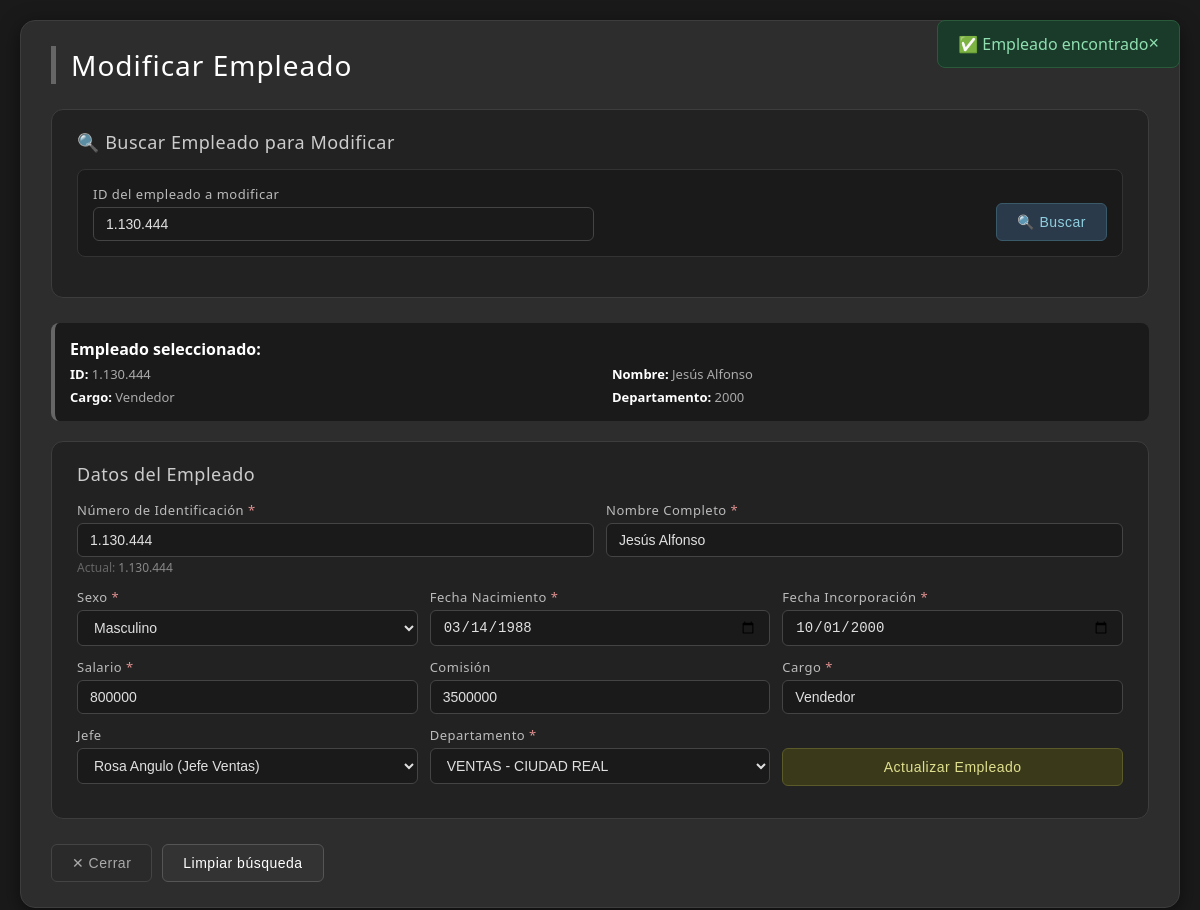
/modificar.php?id=1.130.444, run on the app's committed database.
### tables this page shows
CREATE TABLE `empleados` (
  `nDIEmp` varchar(12) NOT NULL,
  `nomEmp` varchar(30) NOT NULL,
  `sexEmp` char(1) NOT NULL,
  `fecNac` date NOT NULL,
  `fecIncorporacion` date NOT NULL,
  `salEmp` float NOT NULL,
  `comisionE` float NOT NULL,
  `cargoE` varchar(15) NOT NULL,
  `jefeID` varchar(12) DEFAULT NULL,
  `codDepto` varchar(4) NOT NULL,
  PRIMARY KEY (`nDIEmp`),
  KEY `FK_Empl` (`jefeID`),
  KEY `FK_Dpto` (`codDepto`),
  CONSTRAINT `FK_Dpto` FOREIGN KEY (`codDepto`) REFERENCES `departamentos` (`codDepto`),
  CONSTRAINT `FK_Empl` FOREIGN KEY (`jefeID`) REFERENCES `empleados` (`nDIEmp`)
);

CREATE TABLE `departamentos` (
  `codDepto` varchar(4) NOT NULL,
  `nombreDpto` varchar(20) NOT NULL,
  `ciudad` varchar(15) DEFAULT NULL,
  `codDirector` varchar(12) DEFAULT NULL,
  PRIMARY KEY (`codDepto`),
  KEY `FK_EmpDir` (`codDirector`),
  CONSTRAINT `FK_EmpDir` FOREIGN KEY (`codDirector`) REFERENCES `empleadoss` (`jefeID`)
);

### modificar.php (the view, shortened to what this page needs)
<?php
include 'config.php';
$mensaje = '';
$tipo_mensaje = '';
$empleado_seleccionado = null;
$departamentos = [];
$jefes = [];
try {
    $result_deptos = $conn->query("SELECT codDepto, nombreDpto, ciudad FROM departamentos ORDER BY nombreDpto, ciudad");
    while ($row = $result_deptos->fetch_assoc()) {
        $departamentos[] = $row;
    }
    $result_jefes = $conn->query("SELECT nDIEmp, nomEmp, cargoE FROM empleados ORDER BY nomEmp");
    while ($row = $result_jefes->fetch_assoc()) {
        $jefes[] = $row;
    }
} catch (Exception $e) {
    $mensaje = "Error al cargar datos: " . $e->getMessage();
    $tipo_mensaje = "error";
}
if (isset($_GET['id']) && !empty($_GET['id'])) {
    $id = $_GET['id'];
    $result = $conn->query("SELECT * FROM empleados WHERE nDIEmp = '$id'");
    if ($result && $result->num_rows > 0) {
        $empleado_seleccionado = $result->fetch_assoc();
        $mensaje = "✅ Empleado encontrado";
        $tipo_mensaje = 'exito';
    } else {
        $mensaje = "❌ No se encontró ningún empleado con el ID: " . htmlspecialchars($id);
        $tipo_mensaje = 'error';
    }
}
?>
<!DOCTYPE html>
<html lang="es">
<head>
    <link rel="stylesheet" href="styles.css">
</head>
<body>
    <div class="container">
        <h1>Modificar Empleado</h1>
        <?php if ($mensaje): ?>
            <div class="mensaje <?php echo $tipo_mensaje; ?> mensaje-flotante" id="mensajeFlotante">
                <?php echo $mensaje; ?>
                <button onclick="this.parentElement.remove()" style="float:right;background:none;border:none;color:inherit;cursor:pointer;font-size:18px;">×</button>
            </div>
        <?php endif; ?>
        <div class="form-section">
            <h2>🔍 Buscar Empleado para Modificar</h2>
            <form method="GET" action="modificar.php" class="form-crud">
                <div class="form-row form-busqueda">
                    <div class="form-group">
                        <label for="buscar_id">ID del empleado a modificar</label>
                        <input type="text" id="buscar_id" name="id"
                               placeholder="Ej: 31.840.269"
                               value="<?php echo isset($_GET['id']) ? htmlspecialchars($_GET['id']) : ''; ?>">
                    </div>
                    <div class="form-group" style="justify-content: flex-end;">
                        <button type="submit" class="btn btn-buscar">🔍 Buscar</button>
                    </div>
                </div>
            </form>
        </div>
        <?php if ($empleado_seleccionado): ?>
            <div class="empleado-info">
                <strong> Empleado seleccionado:</strong>
                <div class="info-row">
                    <span><strong>ID:</strong> <?php echo htmlspecialchars($empleado_seleccionado['nDIEmp']); ?></span>
                    <span><strong>Nombre:</strong> <?php echo htmlspecialchars($empleado_seleccionado['nomEmp']); ?></span>
                    <span><strong>Cargo:</strong> <?php echo htmlspecialchars($empleado_seleccionado['cargoE']); ?></span>
                    <span><strong>Departamento:</strong> <?php echo htmlspecialchars($empleado_seleccionado['codDepto']); ?></span>
                </div>
            </div>
            <div class="form-section">
                <h2> Datos del Empleado</h2>
                <form method="POST" action="modificar.php" class="form-crud" id="formModificar">
                    <div class="form-row">
                        <div class="form-group">
                            <label for="ndiemp" class="requerido">Número de Identificación</label>
                            <input type="text" id="ndiemp" name="ndiemp"
                                   value="<?php echo htmlspecialchars($empleado_seleccionado['nDIEmp']); ?>" required
                                   pattern="[0-9.]+" title="Solo números y puntos">
                            <div class="campo-actual">Actual: <span><?php echo htmlspecialchars($empleado_seleccionado['nDIEmp']); ?></span></div>
                        </div>
                        <div class="form-group">
                            <label for="nomemp" class="requerido">Nombre Completo</label>
                            <input type="text" id="nomemp" name="nomemp"
                                   value="<?php echo htmlspecialchars($empleado_seleccionado['nomEmp']); ?>" required>
                        </div>
                    </div>
                    <div class="form-row">
                        <div class="form-group">
                            <label for="sexemp" class="requerido">Sexo</label>
                            <select id="sexemp" name="sexemp" required>
                                <option value="M" <?php echo $empleado_seleccionado['sexEmp'] == 'M' ? 'selected' : ''; ?>>Masculino</option>
                            </select>
                        </div>
                        <div class="form-group">
                            <label for="fecnac" class="requerido">Fecha Nacimiento</label>
                            <input type="date" id="fecnac" name="fecnac"
                                   value="<?php echo htmlspecialchars($empleado_seleccionado['fecNac']); ?>" required>
                        </div>
                        <div class="form-group">
                            <label for="fecincorporacion" class="requerido">Fecha Incorporación</label>
                            <input type="date" id="fecincorporacion" name="fecincorporacion"
                                   value="<?php echo htmlspecialchars($empleado_seleccionado['fecIncorporacion']); ?>" required>
                        </div>
                    </div>
                    <div class="form-row">
                        <div class="form-group">
                            <label for="salemp" class="requerido">Salario</label>
                            <input type="number" step="0.01" id="salemp" name="salemp"
                                   value="<?php echo htmlspecialchars($empleado_seleccionado['salEmp']); ?>" required min="0">
                        </div>
                        <div class="form-group">
                            <label for="comisione">Comisión</label>
                            <input type="number" step="0.01" id="comisione" name="comisione"
                                   value="<?php echo htmlspecialchars($empleado_seleccionado['comisionE']); ?>" min="0">
                        </div>
                        <div class="form-group">
                            <label for="cargoe" class="requerido">Cargo</label>
                            <input type="text" id="cargoe" name="cargoe"
                                   value="<?php echo htmlspecialchars($empleado_seleccionado['cargoE']); ?>" required>
                        </div>
                    </div>
                    <div class="form-row">
                        <div class="form-group">
                            <label for="jefeid">Jefe</label>
                            <select id="jefeid" name="jefeid">
                                <?php foreach ($jefes as $jefe): ?>
                                    <?php if ($jefe['nDIEmp'] != $empleado_seleccionado['nDIEmp']): ?>
                                        <option value="<?php echo htmlspecialchars($jefe['nDIEmp']); ?>"
                                            <?php echo $empleado_seleccionado['jefeID'] == $jefe['nDIEmp'] ? 'selected' : ''; ?>>
                                            <?php echo htmlspecialchars($jefe['nomEmp'] . ' (' . $jefe['cargoE'] . ')'); ?>
                                        </option>
                                    <?php endif; ?>
                                <?php endforeach; ?>
                            </select>
                        </div>
                        <div class="form-group">
                            <label for="coddepto" class="requerido">Departamento</label>
                            <select id="coddepto" name="coddepto" required>
                                <?php foreach ($departamentos as $depto): ?>
                                    <option value="<?php echo htmlspecialchars($depto['codDepto']); ?>"
                                        <?php echo $empleado_seleccionado['codDepto'] == $depto['codDepto'] ? 'selected' : ''; ?>>
                                        <?php echo htmlspecialchars($depto['nombreDpto'] . ' - ' . $depto['ciudad']); ?>
                                    </option>
                                <?php endforeach; ?>
                            </select>
                        </div>
                        <div class="form-group">
                            <label>&nbsp;</label>
                            <div style="display:flex;gap:10px;align-items:center;height:38px;">
                                <button type="submit" class="btn btn-warning" style="flex:1;">
                                     Actualizar Empleado
                                </button>
                            </div>
                        </div>
                    </div>
                </form>
            </div>
        <?php elseif (isset($_GET['id']) && !empty($_GET['id'])): ?>
        <?php endif; ?>
        <div style="margin-top:20px;display:flex;gap:10px;flex-wrap:wrap;">
            <button onclick="window.close()" class="btn btn-secondary">✕ Cerrar</button>
            <button onclick="window.location.href='modificar.php'" class="btn btn-primary"> Limpiar búsqueda</button>
        </div>
    </div>
</body>
</html>

### styles.css (style rules this page uses)
* { margin: 0; padding: 0; box-sizing: border-box; }
body { font-family: 'Segoe UI', Tahoma, Geneva, Verdana, sans-serif; background: #1a1a1a; padding: 20px; color: #e0e0e0; }
.container { max-width: 1400px; margin: 0 auto; background: #2d2d2d; border-radius: 15px; padding: 25px 30px; box-shadow: 0 5px 20px rgba(0,0,0,0.5); border: 1px solid #3d3d3d; }
h1 { color: #ffffff; border-left: 5px solid #666666; padding-left: 15px; margin-bottom: 25px; font-size: 28px; font-weight: 300; letter-spacing: 1px; }
h2 { font-size: 18px; color: #cccccc; margin-bottom: 15px; font-weight: 300; letter-spacing: 0.5px; }
.mensaje { padding: 12px 20px; border-radius: 8px; margin-bottom: 20px; font-weight: 500; }
.mensaje.exito { background: #1a3a2a; color: #8fdfb0; border: 1px solid #2a5a3a; }
.btn { padding: 10px 20px; border: 1px solid #444444; border-radius: 6px; font-size: 14px; font-weight: 500; cursor: pointer; transition: all 0.3s ease; text-decoration: none; display: inline-block; background: transparent; color: #e0e0e0; letter-spacing: 0.5px; }
.btn-primary { background: #333333; color: #ffffff; border-color: #555555; }
.btn-warning { background: #3a3a1a; color: #dfdf8f; border-color: #5a5a2a; }
.btn-secondary { background: #2a2a2a; color: #aaaaaa; border-color: #444444; }
.form-section { background: #222222; padding: 20px 25px; border-radius: 12px; margin-bottom: 25px; border: 1px solid #3d3d3d; }
.form-crud { width: 100%; }
.form-row { display: grid; grid-template-columns: repeat(auto-fit, minmax(200px, 1fr)); gap: 12px; margin-bottom: 12px; }
.form-group { display: flex; flex-direction: column; }
.form-group label { font-size: 13px; font-weight: 500; color: #bbbbbb; margin-bottom: 4px; letter-spacing: 0.5px; }
.form-group input, .form-group select { padding: 8px 12px; border: 1px solid #444444; border-radius: 6px; font-size: 14px; background: #1a1a1a; color: #e0e0e0; transition: all 0.3s ease; }

### modificar.php (style rules this page uses)
.form-busqueda { margin-bottom: 20px; padding: 15px; background: #1a1a1a; border-radius: 8px; border: 1px solid #333; }
.empleado-info { background: #1a1a1a; padding: 15px; border-radius: 8px; margin-bottom: 20px; border-left: 4px solid #666; }
.empleado-info strong { color: #fff; }
.empleado-info .info-row { display: grid; grid-template-columns: 1fr 1fr; gap: 5px 20px; margin-top: 5px; }
.empleado-info .info-row span { color: #aaa; font-size: 13px; }
.btn-buscar { background: #2a3a4a; color: #8fcfdf; border-color: #3a5a6a; height: 38px; align-self: end; }
.mensaje-flotante { position: fixed; top: 20px; right: 20px; z-index: 9999; max-width: 400px; animation: slideIn 0.3s ease; }
.campo-actual { font-size: 12px; color: #666; margin-top: 2px; }
.campo-actual span { color: #888; }
.requerido::after { content: " *"; color: #df8f8f; }

### data on the page
empleados: nDIEmp "1.130.444", nomEmp "Jesús Alfonso", cargoE "Vendedor", codDepto "2000", ndiemp "1.130.444", nomemp "Jesús Alfonso", sexemp "Masculino", fecnac "03/14/1988", fecincorporacion "10/01/2000", salemp "800000", comisione "3500000", cargoe "Vendedor", jefeid "Rosa Angulo (Jefe Ventas)", coddepto "VENTAS - CIUDAD REAL"

### other printed values
$mensaje "✅ Empleado encontrado"
